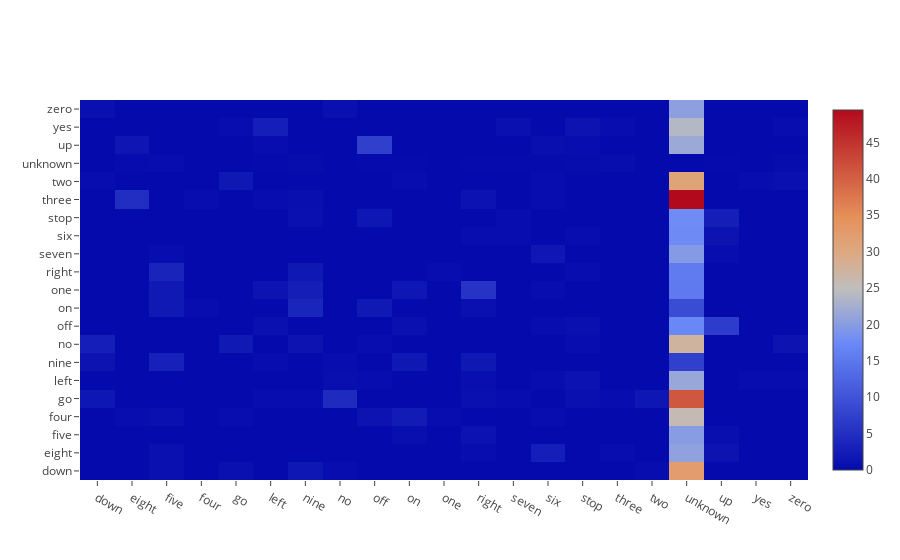

The notebook cell this image was saved under:
### Markdown cell above
#### Architecture 1

### Code cell
cm = confusion_matrix(labels, n_arch1_labels)
cm = cm.astype('float') / cm.sum(axis=1)[:, np.newaxis] * 100
np.fill_diagonal(cm, 0)
py.iplot([go.Heatmap(z=cm, x=encoder.classes_, y=encoder.classes_)], filename='n_arch1_error_matrix')

### Figure 1 — Plotly figure (JSON) as saved in the notebook; plotly's stock layout.template omitted (floating-point values rounded to 4 significant figures; data arrays with more than 128 entries replaced by an {"elided": "..."} marker saying what was removed)
{"data": [{"type": "heatmap", "x": ["down", "eight", "five", "four", "go", "left", "nine", "no", "off", "on", "one", "right", "seven", "six", "stop", "three", "two", "unknown", "up", "yes", "zero"], "y": ["down", "eight", "five", "four", "go", "left", "nine", "no", "off", "on", "one", "right", "seven", "six", "stop", "three", "two", "unknown", "up", "yes", "zero"], "z": {"elided": "21x21 float values"}}], "layout": {}}
